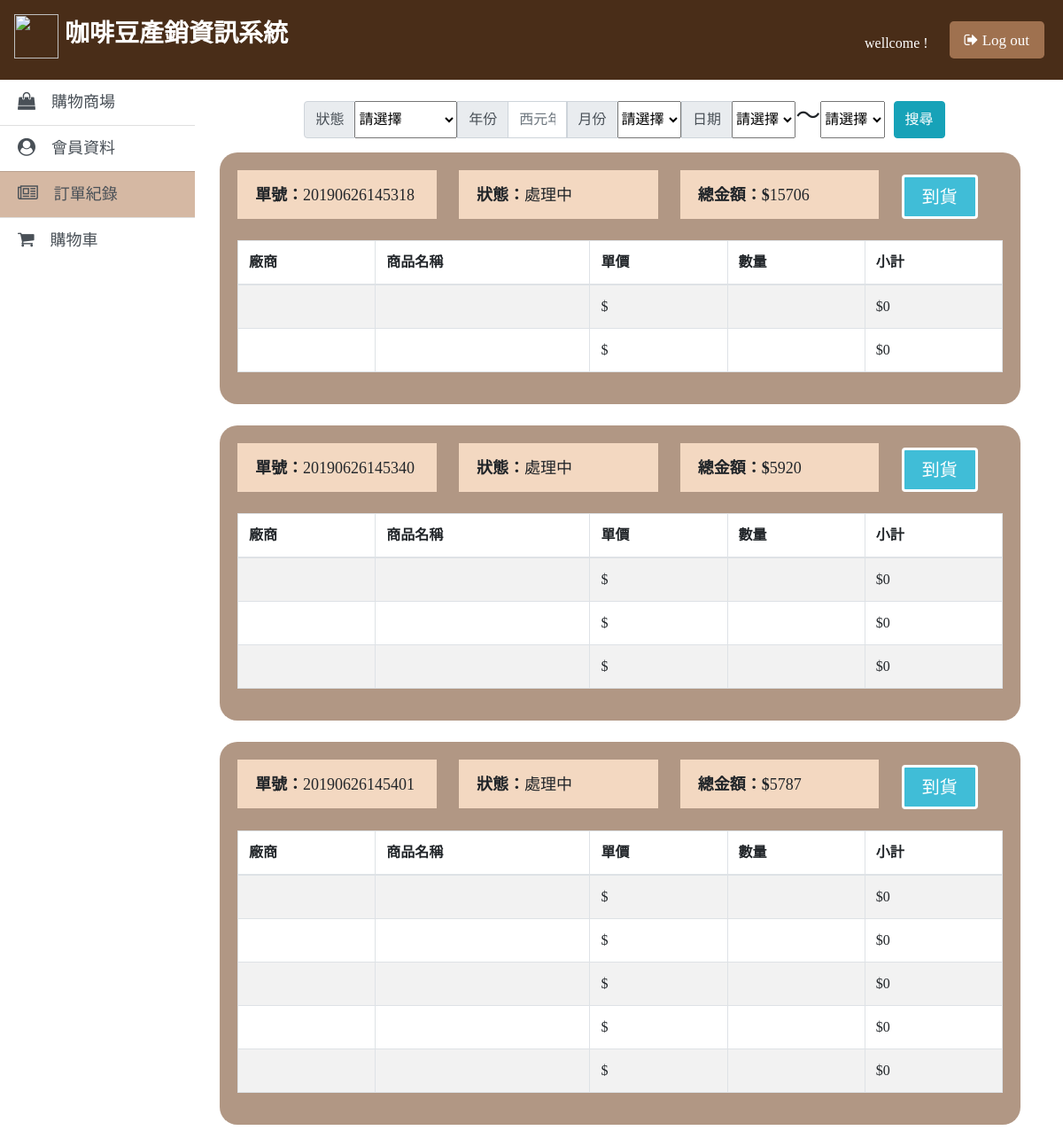
Page /php/rec_cus.php (signed in) on the committed database.
### tables this page shows
create table record
	(order_ID             numeric(16,0),
	  cus_ID                numeric(5,0),
	  total                numeric(6,0) check (total > 0),
	  statement            varchar(20),
	  primary key(order_ID),
	  foreign key(cus_ID) references customer(cus_ID)
	);

create table trade
	(product_ID         numeric(20,0),
	order_ID             numeric(16,0),
	amount               numeric(6,0),
	primary key(product_ID,order_ID),
	foreign key (product_ID) references product(product_ID),
	foreign key (order_ID) references record(order_ID) on delete cascade
	);

### php/config.php (called while the page is built, shortened)
<?php
$cookie_id = $_COOKIE['cookie_id'];
?>

### php/rec_cus.php (the view, shortened to what this page needs)
<!DOCTYPE html>
<html>
<head>
    <link rel="stylesheet" href="https://cdnjs.cloudflare.com/ajax/libs/font-awesome/4.7.0/css/font-awesome.min.css">
    <link rel="stylesheet" href="https://maxcdn.bootstrapcdn.com/bootstrap/4.0.0/css/bootstrap.min.css">
</head>
<body style=" font-family: 微軟正黑體;">
    <div class="row no-gutters">
        <div class="col-xs-12 col-sm-12 col-md-12 col-lg-12">
          <nav class="navbar " style="height:90px; background-color: #492D18">
            <a class="navbar-brand" style="color: white;">
              <h3><img src="https://image.flaticon.com/icons/svg/1588/1588922.svg" style="height:50px;width:50px"> <b> 咖啡豆產銷資訊系統</b></h3>
              <ul class="nav navbar-nav">
                <li>
                  <a data-toggle="tab">
                    <span style="color: white">wellcome !</span>
                  </a>
                  <a href="logout.php" class="btn btn-lg" style="height: 42px;font-size: 17px;margin: 0px 5px 10px 20px;background-color: #9F714F;color:white">
                    <span class="fa fa-sign-out"></span> Log out
                  </a>
                </li>
              </ul>
            </a>
          </nav>
        </div>
        <div class="col-xs-2 col-sm-2 col-md-2 col-lg-2">
            <div class="list-group list-group-flush" style="width:110%; font-size: 18px;">
              <a href="shop_cus.php" class="list-group-item list-group-item-action"><i class="fa fa-shopping-bag" style="font-size:20px"></i>　購物商場</a>
              <a href="info_cus.php" class="list-group-item list-group-item-action"><i class="fa fa-user-circle" style="font-size:20px"></i>　會員資料</a>
              <a href="rec_cus.php" class="list-group-item list-group-item-action" style="background-color: #D5B8A3"><i class="fa fa-newspaper-o" style="font-size:20px"></i>　訂單紀錄</a>
              <a href="basket.php" class="list-group-item list-group-item-action"><i class="fa fa-shopping-cart" style="font-size:20px"></i>　購物車</a>
            </div>
        </div>
    <div class="px-5 mt-4 col-xs-10 col-sm-10 col-md-10 col-lg-10">
      <div class="d-flex justify-content-center" >
      <form class="search1" action="do_search_rec_cus.php" method="POST" name="form2" style="width:80%" >
        <div class='input-group mb-3' >
           <div class='input-group-prepend' >
              <span class='input-group-text'>狀態</span>
            </div>
              <select style='width: 16%' name='statement' >
                 <option value='NULL'>請選擇</option>
              </select>
          <div class='input-group-prepend' >
            <span class='input-group-text'>年份</span>
          </div>
            <input type='text' name='year' class='form-control' placeholder='西元年' value="">
            <div class='input-group-prepend' >
              <span class='input-group-text'>月份</span>
            </div>
              <select style='width: 10%' name='month' >
                 <option value='NULL'>請選擇</option>
              </select>
            <div class='input-group-prepend' >
              <span class='input-group-text'>日期</span>
            </div>
              <select style='width: 10%' name='day1' >
                 <option value='NULL'>請選擇</option>
              </select>
              <h3> ～ </h3>
              <select style='width: 10%' name='day2' >
                 <option value='NULL'>請選擇</option>
              </select>
              <button type="submit" name="button" id="button" class="search2 btn btn-info">搜尋</button>
          </div>
        </form>
      </div>
      <?php
        require('config.php');
        $conn = new mysqli($db_host, $db_user, $db_pass, $db_name);
        $sql = "SELECT * FROM record WHERE cus_ID='{$cookie_id}'";
        $result = $conn->query($sql);
        if ($result->num_rows > 0) {
          while ( $row = mysqli_fetch_array ( $result ,MYSQLI_ASSOC))
          {
            $order_ID = $row["order_ID"];
            $sql_in = "SELECT * FROM trade WHERE order_ID='{$order_ID}'";
            $result_in = $conn->query($sql_in);
            $rec = "SELECT * FROM record WHERE order_ID='{$order_ID}'";
            $rec_result = $conn->query($rec);
            $record = mysqli_fetch_array($rec_result);
            $com = "SELECT * FROM company natural join com_trade natural join trade natural join product WHERE order_ID='{$order_ID}'";
            $com_result = $conn->query($com);
            $pro = "SELECT * FROM product natural join trade WHERE order_ID='{$order_ID}'";
            $pro_result = $conn->query($pro);
             echo "
             <div class='frame'>
                <div class='oid'>
                  <b>單號：</b>".$record["order_ID"]."
                </div>
                <div class='space'>   </div>
                <div class='state'>
                  <b>狀態：</b>".$record["statement"]."
                </div>
                <div class='space'>   </div>
                <div class='total'>
                  <b>總金額：$</b>".$record["total"]."
                </div>
                <div class='space'>  </div>
                <div class='in'>
                <form  action='do_product_completed.php' method='POST'>
                  <input type='hidden' name='order_ID' value=".$record["order_ID"].">
                  <input type='hidden' name='statement' value=".$record["statement"].">
                  <input type='hidden' name='cookie_id' value=".$cookie_id.">
                  <button type='submit' name='submit' class='in_btn btn btn-info' align='center'>到貨</button>
                </form>
                </div>
                <br><br>
              <table class='table table-striped table-bordered' style='width:100%;background-color:white'>
              <thead>
                  <tr>
                    <th>廠商</th>
                    <th>商品名稱</th>
                    <th>單價</th>
                    <th>數量</th>
                    <th>小計</th>
                  </tr>
              </thead>
              <tbody>";
              if ($result_in->num_rows > 0)
              {
                while (mysqli_fetch_array ( $result_in ,MYSQLI_ASSOC))
                {
                  $com_row = mysqli_fetch_array($com_result);
                  $pro_row = mysqli_fetch_array($pro_result);
                  $subtotal = $pro_row["price"]*$pro_row["amount"];
                  echo "<tr>";
                  echo "<td><a href='info_com_detail.php?id=$com_row[com_ID]'>".$com_row["com_name"]."</td>";
                  echo "<td><a href='pro_detail_cus.php?id=$pro_row[product_ID]'>".$pro_row["product_name"]."</td>";
                  echo "<td>$".$pro_row["price"]."</td>";
                  echo "<td>".$pro_row["amount"]."</td>";
                  echo "<td>$".$subtotal."</td>";
                  echo "</tr>";
                }
              }
              else
              {
                echo "<p align='center' style='color:red'>0 results</p>";
              }
            echo "</tbody>";
            echo "</table>";
            echo "</div>";
            echo "<br>";
          }
        }
        else
        {
          echo "<p align='center' style='color:#B19784;font-size:30px'><b>尚無訂單</b></p>";
        }
      ?>
  </div>
</body>
</html>

### php/rec_cus.php (style rules this page uses)
* { font-family:微軟正黑體; }
.oid, .state, .total { display: inline-block; margin-left: auto; margin-right: auto; font-size:18px; height:55px; padding:15px 0px 15px 20px; background-color:#F3D8C1; width:26%; }
.in { width:10%; display: inline-block; }
.in_btn { width:100%; height:50px; font-size:20px; background-color:#40BDD7; border:3px white solid; }
.frame { background-color: #B19784; border-radius: 20px; padding: 20px; margin-left: auto; margin-right: auto; }
.search1, .search2 { display: inline-block; margin-left: 10px; }

### rows in the picture
record: order_ID "20190626145318", statement "處理中", total "15706"
trade: subtotal "0"
trade: subtotal "0"
record: order_ID "20190626145340", statement "處理中", total "5920"
trade: subtotal "0"
trade: subtotal "0"
trade: subtotal "0"
record: order_ID "20190626145401", statement "處理中", total "5787"
trade: subtotal "0"
trade: subtotal "0"
trade: subtotal "0"
trade: subtotal "0"
trade: subtotal "0"
